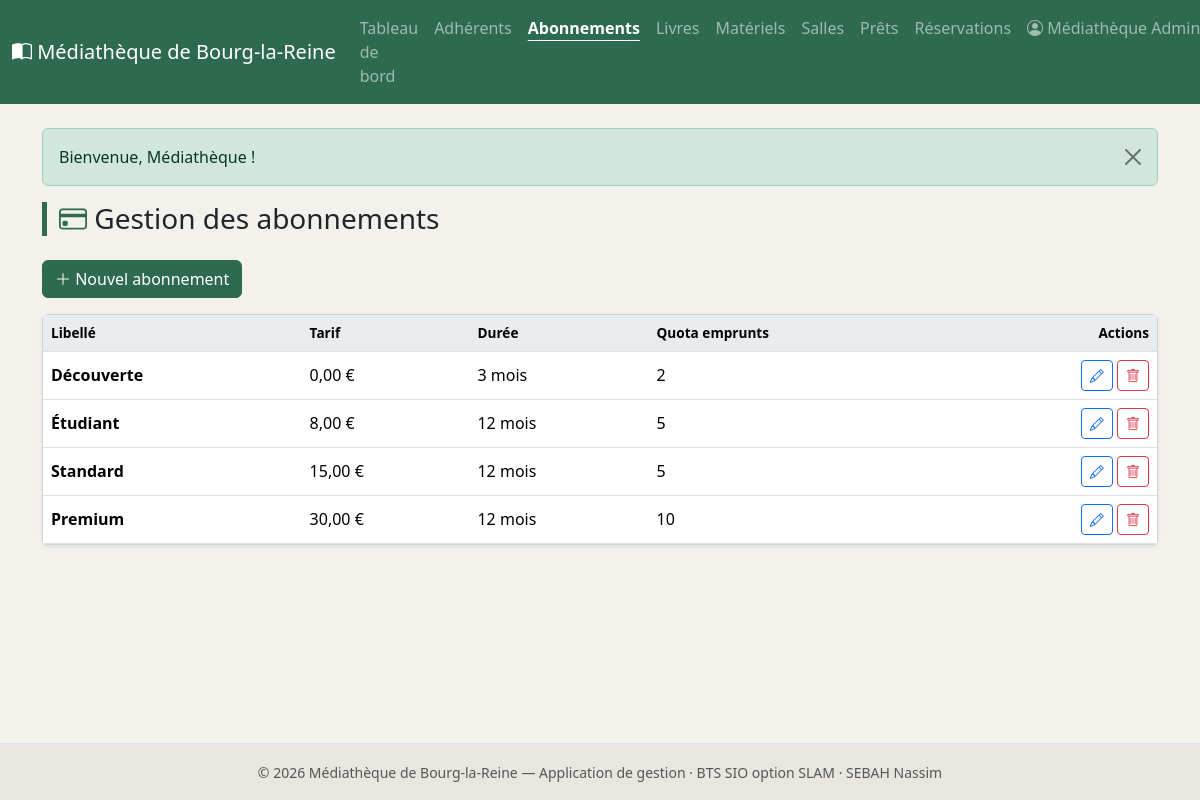
/public/index.php?ctrl=abonnement&action=index (signed in), run on the app's committed database.
### tables this page shows
CREATE TABLE abonnement (
    id             INT AUTO_INCREMENT PRIMARY KEY,
    libelle        VARCHAR(60)  NOT NULL,
    tarif          DECIMAL(6,2) NOT NULL DEFAULT 0,
    duree_mois     INT          NOT NULL DEFAULT 12,
    quota_emprunts INT          NOT NULL DEFAULT 5
);

### app/controllers/AbonnementController.php (called while the page is built, shortened)
<?php
class AbonnementController extends Controller
{
    public function index($id = null): void
    {
        $this->view('abonnement/index', [
            'titre'       => 'Gestion des abonnements',
            'abonnements' => $this->model('Abonnement')->allSorted(),
        ]);
    }
}

### public/index.php (called while the page is built, shortened)
<?php
require ROOT . '/app/core/helpers.php';
$action = preg_replace('/[^a-zA-Z]/', '', $_GET['action'] ?? 'index');
$id     = isset($_GET['id']) ? (int) $_GET['id'] : null;
$controller = new $controllerClass();
$controller->$action($id);

### app/models/Abonnement.php (called while the page is built, shortened)
<?php
class Abonnement extends Model
{
    public function allSorted(): array
    {
        return $this->db->query("SELECT * FROM abonnement ORDER BY tarif")->fetchAll();
    }
}

### app/views/abonnement/index.php (the view, shortened to what this page needs)
<h1 class="h3 mb-4 page-title"><i class="bi bi-credit-card"></i> <?= e($titre) ?></h1>
<?php if (isAdmin()): ?>
    <a href="<?= url('abonnement', 'form') ?>" class="btn btn-mediatheque mb-3">
        <i class="bi bi-plus-lg"></i> Nouvel abonnement
    </a>
<?php endif; ?>
<div class="card shadow-sm">
    <div class="table-responsive">
        <table class="table table-hover mb-0 align-middle">
            <thead>
                <tr>
                    <th>Libellé</th>
                    <th>Tarif</th>
                    <th>Durée</th>
                    <th>Quota emprunts</th>
                    <?php if (isAdmin()): ?><th class="text-end">Actions</th><?php endif; ?>
                </tr>
            </thead>
            <tbody>
                <?php if (empty($abonnements)): ?>
                    <tr><td colspan="5" class="text-center text-muted py-3">Aucun abonnement.</td></tr>
                <?php else: foreach ($abonnements as $a): ?>
                    <tr>
                        <td class="fw-semibold"><?= e($a['libelle']) ?></td>
                        <td><?= number_format($a['tarif'], 2, ',', ' ') ?> &euro;</td>
                        <td><?= (int) $a['duree_mois'] ?> mois</td>
                        <td><?= (int) $a['quota_emprunts'] ?></td>
                        <?php if (isAdmin()): ?>
                            <td class="text-end">
                                <a href="<?= url('abonnement', 'form', ['id' => $a['id']]) ?>"
                                   class="btn btn-sm btn-outline-primary" title="Modifier">
                                    <i class="bi bi-pencil"></i>
                                </a>
                                <?= postButton('abonnement', 'delete', (int) $a['id'], '<i class="bi bi-trash"></i>', [
                                    'class'   => 'btn btn-sm btn-outline-danger',
                                    'title'   => 'Supprimer',
                                    'confirm' => 'Supprimer cet abonnement ?',
                                ]) ?>
                            </td>
                        <?php endif; ?>
                    </tr>
                <?php endforeach; endif; ?>
            </tbody>
        </table>
    </div>
</div>

### app/core/helpers.php (shortened to what this page needs)
<?php
function url(string $ctrl = 'home', string $action = 'index', array $params = []): string
{
    $query = array_merge(['ctrl' => $ctrl, 'action' => $action], $params);
    return BASE_URL . '?' . http_build_query($query);
}
function e(?string $value): string
{
    return htmlspecialchars($value ?? '', ENT_QUOTES, 'UTF-8');
}
function csrf_token(): string
{
    return $_SESSION['csrf_token'];
}
function csrf_field(): string
{
    return '<input type="hidden" name="_csrf" value="' . e(csrf_token()) . '">';
}
function isAdmin(): bool
{
    return ($_SESSION['agent']['role'] ?? '') === 'admin';
}
function postButton(string $ctrl, string $action, ?int $id, string $innerHtml, array $opts = []): string
{
    $params = $id !== null ? ['id' => $id] : [];
    $url   = url($ctrl, $action, $params);
    $cls   = $opts['class']      ?? 'btn btn-sm btn-outline-danger';
    $title = $opts['title']      ?? '';
    $conf  = $opts['confirm']    ?? '';
    $form  = $opts['form_class'] ?? 'd-inline';
    $cAttr = $conf !== '' ? ' data-confirm="' . e($conf) . '"' : '';
    return '<form method="post" action="' . e($url) . '" class="' . e($form) . '">'
         . csrf_field()
         . '<button type="submit" class="' . e($cls) . '" title="' . e($title) . '"' . $cAttr . '>'
         . $innerHtml
         . '</button>'
         . '</form>';
}

### public/css/style.css (style rules this page uses)
body { background-color: #f3f1ec; min-height: 100vh; display: flex; flex-direction: column; }
.page-title { border-left: 5px solid #2d6a4f; padding-left: 12px; }
.page-title i { color: #2d6a4f; }
.btn-mediatheque { background-color: #2d6a4f; border-color: #2d6a4f; color: #fff; }
.table thead th { background-color: #e9ecef; font-size: 0.85rem; }

### data on the page
abonnement: libelle "Découverte", tarif "0,00", duree_mois "3", quota_emprunts "2"
abonnement: libelle "Étudiant", tarif "8,00", duree_mois "12", quota_emprunts "5"
abonnement: libelle "Standard", tarif "15,00", duree_mois "12", quota_emprunts "5"
abonnement: libelle "Premium", tarif "30,00", duree_mois "12", quota_emprunts "10"

### other printed values
$_SESSION['agent']['prenom'] . ' ' . $_SESSION['agent']['nom'] "Médiathèque Admin…"
$_SESSION['flash']['message'] "Bienvenue, Médiathèque !"
$titre "Gestion des abonnements"
